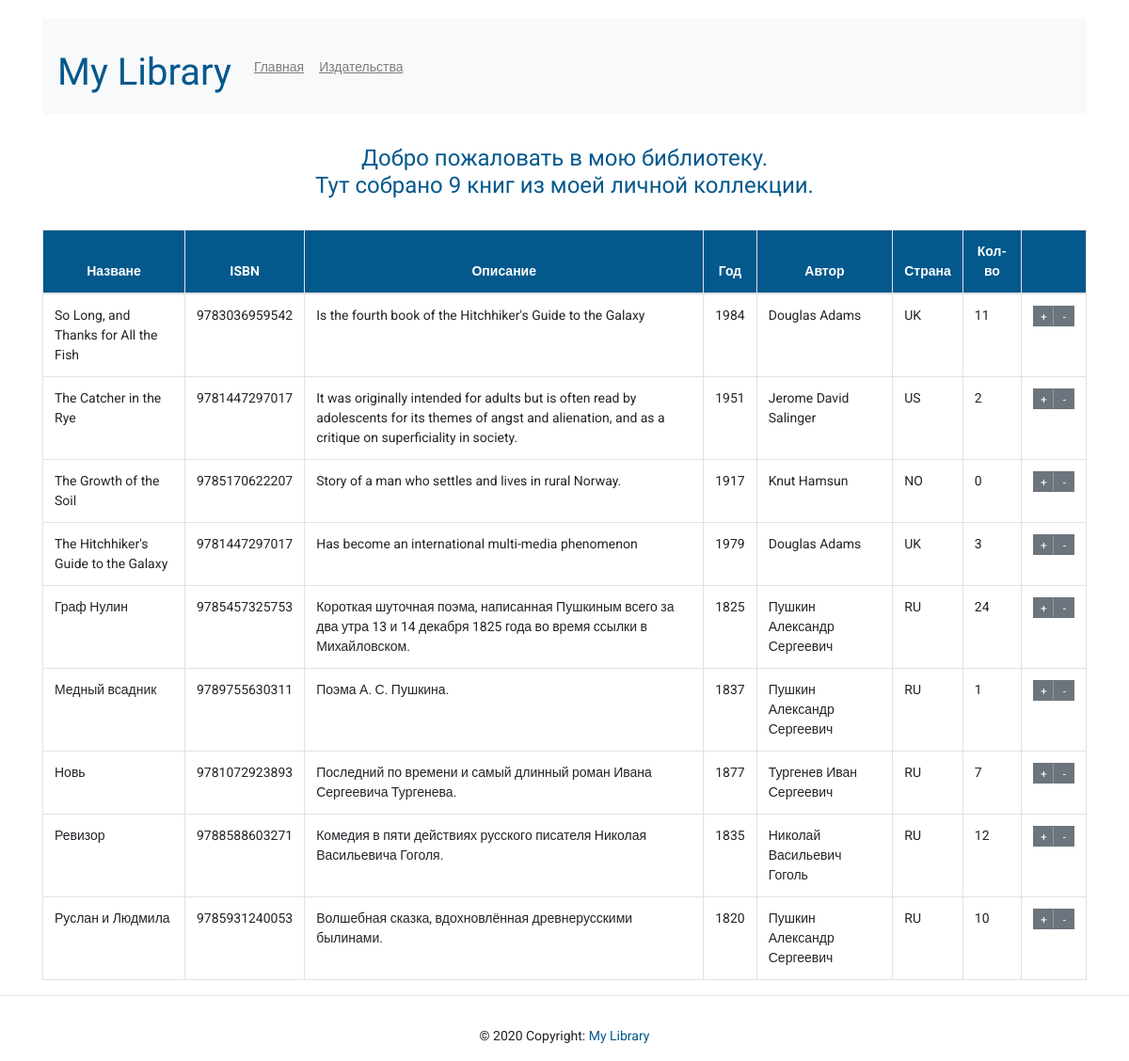
Before: / with the older database file.
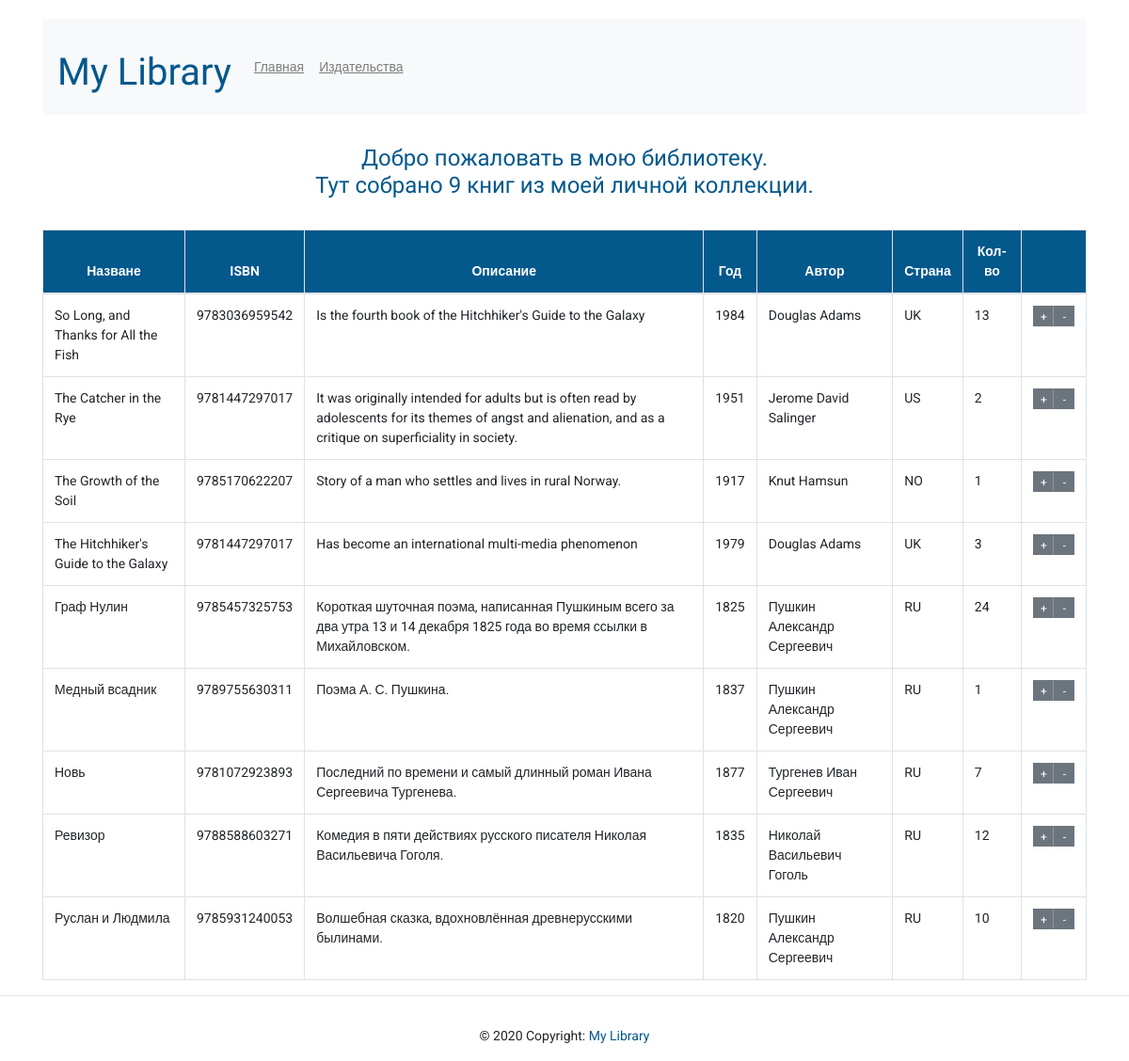
After: the same page with the newer database file.
### p_library/models.py (models this page shows, shortened)
class Book(models.Model):
    ISBN = models.CharField(max_length=13)
    title = models.TextField()
    description = models.TextField()
    year_release = models.SmallIntegerField()
    copy_count = models.SmallIntegerField(default=0)
    price = models.DecimalField(max_digits=10, decimal_places=2, default=0)
    author = models.ForeignKey(Author, on_delete=models.CASCADE)
    publisher = models.ForeignKey(Publisher, on_delete=models.SET_DEFAULT, default=1)
    class Meta:
        ordering = ['title']

class Author(models.Model):
    full_name = models.TextField()
    birth_year = models.SmallIntegerField()
    country = models.CharField(max_length=2)

### p_library/views.py (the view)
# urls.py: path('', views.index),
def index(request):
    template = loader.get_template('index.html')
    books = Book.objects.all()
    biblio_data = {
        'title': 'мою библиотеку',
        'books': books,
    }
    return HttpResponse(template.render(biblio_data, request))

### p_library/templates/index.html (shortened to what this page needs)
{% extends 'base.html' %}
{% block content %}
<h4 class="text-center">Добро пожаловать в {{ title }}. <br>
    Тут собрано {{ books|length }} книг из моей личной коллекции.</h4>
<table class="table table-bordered table-condensed">
    <thead>
        <tr class="text-center">
            <th>Назване</th>
            <th>ISBN</th>
            <th>Описание</th>
            <th>Год</th>
            <th>Автор</th>
            <th>Страна</th>
            <th>Кол-во</th>
            <th></th>
        </tr>
    </thead>
    <tbody>
        {% for book in books %}
        <tr>
            <td>{{ book.title }}</td>
            <td>{{ book.ISBN }}</td>
            <td>{{ book.description }}</td>
            <td>{{ book.year_release }}</td>
            <td>{{ book.author.full_name }}</td>
            <td>{{ book.author.country }}</td>
            <td>{{ book.copy_count }}</td>
            <td>
                <div class="btn-group" role="group" aria-label="Basic example">
                    <form action="/index/book_increment/" method="post" enctype="multipart/form-data">
                        <input class="btn btn-secondary right-border" type="submit" value="+">
                    </form>
                    <form action="/index/book_decrement/" method="post" enctype="multipart/form-data">
                        <input class="btn btn-secondary" type="submit" value="-">
                    </form>
                </div>
            </td>
        </tr>
        {% endfor %}
    </tbody>
</table>
{% endblock %}

### p_library/templates/base.html (shortened to what this page needs)
{% load static %}
<!DOCTYPE html>
<html lang="en" dir="ltr">
<head>
    <link rel="stylesheet" href="https://stackpath.bootstrapcdn.com/bootstrap/4.5.0/css/bootstrap.min.css"
>
    <link rel="stylesheet" href="../static/CSS/style.css">
</head>
<body>
    <div class="container">
        <nav class="navbar navbar-expand-lg navbar-light bg-light">
            <a class="navbar-brand" href="#">
                <h1>My Library</h1>
            </a>
            <div class="collapse navbar-collapse" id="navbarNav">
                <ul class="navbar-nav">
                    <li class="nav-item">
                        <a class="nav-link" href="/index/">Главная <span class="sr-only">(current)</span></a>
                    </li>
                    <li class="nav-item">
                        <a class="nav-link" href="/publishers">Издательства</a>
                    </li>
                </ul>
            </div>
        </nav>
        {% block content %}
        {% endblock %}
    </div>
    <footer class="">
        <hr>
        <div class="text-center py-3">© 2020 Copyright:
            <a href="#"> My Library</a>
        </div>
    </footer>
</body>
</html>

### p_library/static/CSS/style.css (style rules this page uses)
body { font-family: 'Roboto', sans-serif; font-size: 14px; }
h1, h3, h4 { color: #03588c; margin-top: 20px; font-family: 'Open Sans Condensed', sans-serif; }
h4 { margin: 32px; }
nav { margin-bottom: 30px; }
th { background-color: #03588c; color: white; }
.container { margin-top: 20px; }
.btn { width: 22px; height: 22px; font-size: 12px; padding: 1px 0 0 1px; border-radius: 0 !important; }
.btn.right-border { border-right: 1px solid #959699; }
.nav-link { color: #03588c; text-decoration: underline; }
footer { margin-top: 12px; }
a { color: #03588c; }

Changed rows visible on the page:
changed Book "So Long, and Thanks for All the Fish": copy_count "11" → "13"
changed Book "The Growth of the Soil": copy_count "0" → "1"
